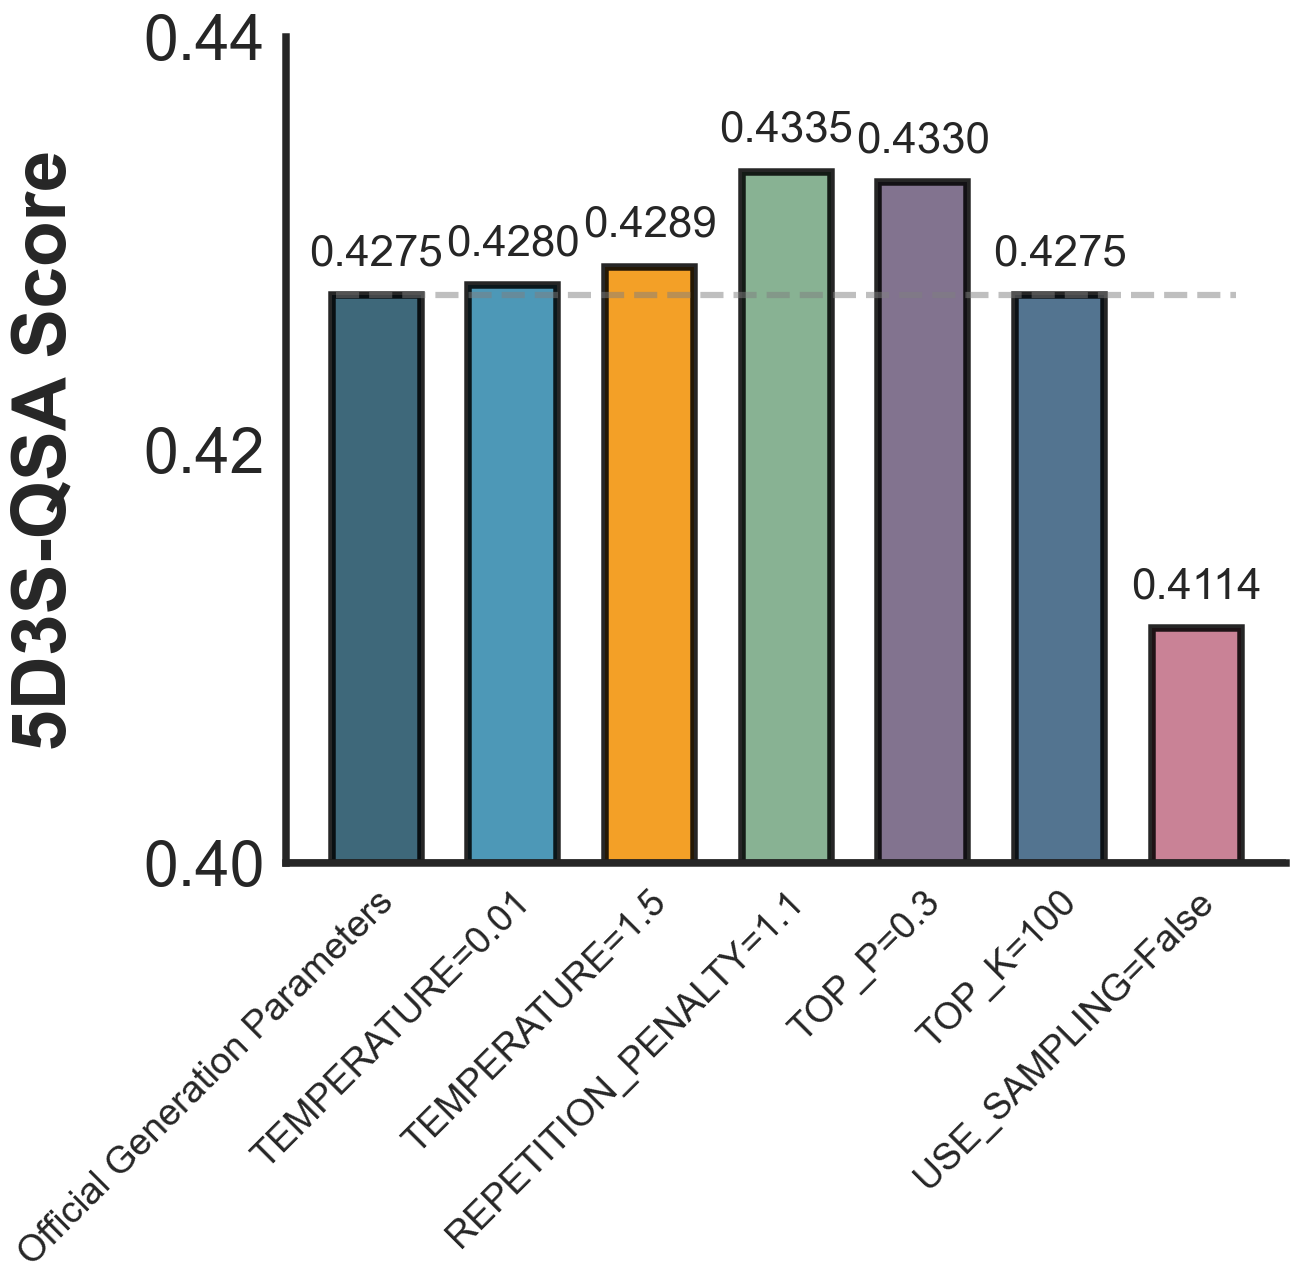

Python code for this plot:
import matplotlib.pyplot as plt
import numpy as np

# 设置字体
plt.rcParams['font.sans-serif'] = ['Arial']
plt.rcParams['axes.unicode_minus'] = False

# 设置CNS风格
plt.style.use('seaborn-v0_8-white')
plt.rcParams.update({
    'font.size': 10,
    'axes.labelsize': 11,
    'xtick.labelsize': 9,
    'ytick.labelsize': 10,
    'axes.linewidth': 1.2,
    'grid.linewidth': 0,
    'patch.linewidth': 1.2,
})

# 数据
conditions = [
    'Official Generation Parameters',
    'TEMPERATURE=0.01',
    'TEMPERATURE=1.5',
    'REPETITION_PENALTY=1.1',
    'TOP_P=0.3',
    'TOP_K=100',
    'USE_SAMPLING=False'
]
scores = [0.4275, 0.4280, 0.4289, 0.4335, 0.4330, 0.4275, 0.4114]

# 创建配色方案
colors = ['#1C4E63', '#2E86AB', '#F18F01', '#73A580', '#6C5B7B', '#355C7D', '#C06C84']

# 创建图形
fig, ax = plt.subplots(figsize=(10, 6), dpi=300)

# 绘制柱状图 - 使用range(len(conditions))作为x坐标
x_positions = np.arange(len(conditions))
bars = ax.bar(x_positions, scores, color=colors, edgecolor='black',
              linewidth=1.2, alpha=0.85, width=0.65)

# 设置x轴刻度和标签 - 关键修改在这里！
ax.set_xticks(x_positions)
ax.set_xticklabels(conditions, rotation=45, ha='right', va='top',
                   rotation_mode='anchor', fontsize=6)

# 设置Y轴
ax.set_ylim(0.40, 0.44)
ax.set_yticks([0.40, 0.42, 0.44])
ax.set_ylabel('5D3S-QSA Score', fontsize=12, fontweight='bold', labelpad=10)

# 添加数值标签
for i, (bar, score) in enumerate(zip(bars, scores)):
    height = bar.get_height()
    va_position = 'bottom' if height < 0.46 else 'top'
    y_offset = 0.001 if va_position == 'bottom' else -0.001
    ax.text(bar.get_x() + bar.get_width()/2., height + y_offset,
            f'{score:.4f}', ha='center', va=va_position,
            fontsize=7, fontweight='medium')

# 添加基准线
ax.axhline(y=scores[0], color='gray', linewidth=1.0, alpha=0.5,
           linestyle='--', xmin=0.05, xmax=0.95)

# 添加底部的基线
ax.axhline(y=0.40, color='black', linewidth=1.2, alpha=0.7)

# 设置边框
ax.spines['top'].set_visible(False)
ax.spines['right'].set_visible(False)
ax.spines['left'].set_linewidth(1.2)
ax.spines['bottom'].set_linewidth(1.2)

# 调整布局
plt.tight_layout(pad=2.5)
# 显示图形
plt.show()
